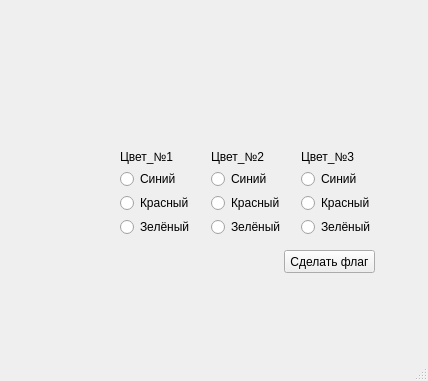
<?xml version="1.0" encoding="UTF-8"?>
<ui version="4.0">
 <class>MainWindow</class>
 <widget class="QMainWindow" name="MainWindow">
  <property name="geometry">
   <rect>
    <x>0</x>
    <y>0</y>
    <width>428</width>
    <height>381</height>
   </rect>
  </property>
  <property name="windowTitle">
   <string>MainWindow</string>
  </property>
  <widget class="QWidget" name="centralwidget">
   <widget class="QLabel" name="result">
    <property name="geometry">
     <rect>
      <x>120</x>
      <y>290</y>
      <width>131</width>
      <height>21</height>
     </rect>
    </property>
    <property name="text">
     <string/>
    </property>
   </widget>
   <widget class="QPushButton" name="make_flag">
    <property name="geometry">
     <rect>
      <x>284</x>
      <y>250</y>
      <width>91</width>
      <height>23</height>
     </rect>
    </property>
    <property name="text">
     <string>Сделать флаг</string>
    </property>
   </widget>
   <widget class="QWidget" name="">
    <property name="geometry">
     <rect>
      <x>120</x>
      <y>150</y>
      <width>266</width>
      <height>86</height>
     </rect>
    </property>
    <layout class="QHBoxLayout" name="horizontalLayout_2">
     <item>
      <layout class="QVBoxLayout" name="verticalLayout_5">
       <item>
        <widget class="QLabel" name="label_2">
         <property name="text">
          <string>Цвет_№1</string>
         </property>
        </widget>
       </item>
       <item>
        <widget class="QRadioButton" name="Blue1">
         <property name="text">
          <string>Синий</string>
         </property>
         <attribute name="buttonGroup">
          <string notr="true">color_group_1</string>
         </attribute>
        </widget>
       </item>
       <item>
        <widget class="QRadioButton" name="Red1">
         <property name="text">
          <string>Красный</string>
         </property>
         <attribute name="buttonGroup">
          <string notr="true">color_group_1</string>
         </attribute>
        </widget>
       </item>
       <item>
        <widget class="QRadioButton" name="Green1">
         <property name="text">
          <string>Зелёный</string>
         </property>
         <attribute name="buttonGroup">
          <string notr="true">color_group_1</string>
         </attribute>
        </widget>
       </item>
      </layout>
     </item>
     <item>
      <layout class="QVBoxLayout" name="verticalLayout_4">
       <item>
        <widget class="QLabel" name="label_3">
         <property name="text">
          <string>Цвет_№2</string>
         </property>
        </widget>
       </item>
       <item>
        <widget class="QRadioButton" name="Blue2">
         <property name="text">
          <string>Синий</string>
         </property>
         <attribute name="buttonGroup">
          <string notr="true">color_group_2</string>
         </attribute>
        </widget>
       </item>
       <item>
        <widget class="QRadioButton" name="Red2">
         <property name="text">
          <string>Красный</string>
         </property>
         <attribute name="buttonGroup">
          <string notr="true">color_group_2</string>
         </attribute>
        </widget>
       </item>
       <item>
        <widget class="QRadioButton" name="Green2">
         <property name="text">
          <string>Зелёный</string>
         </property>
         <attribute name="buttonGroup">
          <string notr="true">color_group_2</string>
         </attribute>
        </widget>
       </item>
      </layout>
     </item>
     <item>
      <layout class="QVBoxLayout" name="verticalLayout_6">
       <item>
        <widget class="QLabel" name="label_4">
         <property name="text">
          <string>Цвет_№3</string>
         </property>
        </widget>
       </item>
       <item>
        <widget class="QRadioButton" name="Blue3">
         <property name="text">
          <string>Синий</string>
         </property>
         <attribute name="buttonGroup">
          <string notr="true">color_group_3</string>
         </attribute>
        </widget>
       </item>
       <item>
        <widget class="QRadioButton" name="Red3">
         <property name="text">
          <string>Красный</string>
         </property>
         <attribute name="buttonGroup">
          <string notr="true">color_group_3</string>
         </attribute>
        </widget>
       </item>
       <item>
        <widget class="QRadioButton" name="Green3">
         <property name="text">
          <string>Зелёный</string>
         </property>
         <attribute name="buttonGroup">
          <string notr="true">color_group_3</string>
         </attribute>
        </widget>
       </item>
      </layout>
     </item>
    </layout>
   </widget>
  </widget>
  <widget class="QMenuBar" name="menubar">
   <property name="geometry">
    <rect>
     <x>0</x>
     <y>0</y>
     <width>428</width>
     <height>21</height>
    </rect>
   </property>
  </widget>
  <widget class="QStatusBar" name="statusbar"/>
 </widget>
 <resources/>
 <connections/>
 <buttongroups>
  <buttongroup name="color_group_1"/>
  <buttongroup name="color_group_2"/>
  <buttongroup name="color_group_3"/>
 </buttongroups>
</ui>
